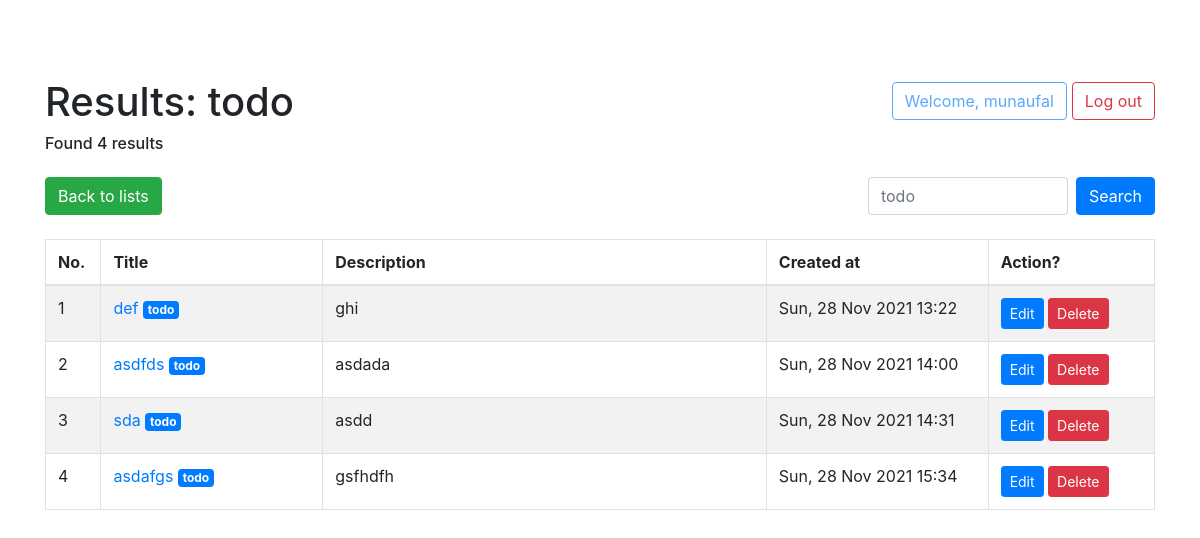
Screenshot of /task/search/?search=todo (signed in) with the database file from the repository.
### task/models.py (models this page shows, shortened)
class Task(models.Model):
    class TaskStatus(models.TextChoices):
        TODO = 'todo', gettext_lazy('Todo')
        IN_PROGRESS = 'in_progress', gettext_lazy('In Progress')
        CLOSED = 'closed', gettext_lazy('Closed')
        CANCELED = 'canceled', gettext_lazy('Canceled')
    title = models.CharField(max_length=100)
    description = models.TextField()
    status = models.CharField(
        max_length=20,
        choices=TaskStatus.choices,
        default=TaskStatus.TODO,
    )
    created_at = models.DateTimeField(auto_now_add=True)
    updated_at = models.DateTimeField(auto_now=True)
    due_date = models.DateTimeField(null=True, blank=True)
    class Meta:
        db_table = 'tasks'

### task/views.py (the view)
# urls.py: path('search/', search, name='search'),
@login_required
def search(request):
    results = []
    if request.method == "GET":
        query = request.GET.get('search')
        if query == '':
            query = 'None'
        results = Task.objects.filter(Q(title__icontains=query) | Q(description__icontains=query) | Q(status__icontains=query))
    return render(request, 'search.html', {'query': query, 'results': results})

### templates/search.html (shortened to what this page needs)
{% extends "base.html" %}
{% block content %}
<body>
    <br/></br/>
    <div class="container">
        {% if query %}
            <div>
                <a href="{% url 'logout' %}" class="float-right btn btn-outline-danger mt-1">Log out</a>
                <button class="float-right btn btn-outline-primary mt-1" style="margin-right: 5px;" disabled>Welcome, {{ user.username }}</button>
            </div>
            <h1>Results: {{ query }}</h1>
            {% with results.count as total_results %}
                <h6 style="text-align: left">Found {{ total_results }} result{{ total_results|pluralize }}</h6>
            {% endwith %}
            <form action="{% url 'task:search' %}" method="get">
                <button class="float-right btn btn-primary mt-3" type="submit">Search</button>
                <input class="float-right form-control mt-3 mr-sm-2" style="width: 200px;" name="search" type="search" placeholder="{{ query }}" aria-label="Test">
            </form>
            <div>
                <a href="{% url 'task:index' %}" class="btn btn-success mt-2">Back to lists</a>
            </div>
            <br>
            <table class="table table-bordered table-striped sortable">
                <thead>
                <tr>
                    <th width="5%">No.</th>
                    <th width="20%">Title</th>
                    <th width="40%">Description</th>
                    <th width="20%">Created at</th>
                    <th width="15%">Action?</th>
                </tr>
                </thead>
                <tbody>
                    {% for task in results %}
                        <tr>
                            <td>{{ forloop.counter }}</td>
                            <td>
                                <a href="{% url 'task:detail' task.id %}">
                                    {{ task.title }}
                                </a>
                                {% if task.status == 'todo' %}
                                    <span class="badge badge-primary">{{ task.status }}</span>
                                {% elif task.status == 'in_progress' %}
                                    <span class="badge badge-success">{{ task.status }}</span>
                                {% elif task.status == 'canceled' %}
                                    <span class="badge badge-danger">{{ task.status }}</span>
                                {% elif task.status == 'closed' %}
                                    <span class="badge badge-secondary">{{ task.status }}</span>
                                {% endif %}
                            </td>
                            {% if task.description|length > 50 %}
                                <td>
                                    <p style="max-width: 100%; max-height: 21px; overflow-y: hidden; text-overflow: ellipsis;">
                                        {{ task.description }}
                                    </p>
                                    <a href="{% url 'task:detail' task.id %}">
                                        Read More...
                                    </a>
                                </td>
                            {% else %}
                                <td>{{ task.description }}</td>
                            {% endif %}
                            <td>{{ task.created_at|date:"D, d M Y H:i" }}</td>
                            <td>
                                <a href="{% url 'task:edit' task.id %}" class="btn btn-primary btn-sm">Edit</a>
                                <a href="{% url 'task:delete' task.id %}" class="btn btn-danger btn-sm">Delete</a>
                            </td>
                        </tr>
                    {% empty %}
                        <h3>No results found.</h3>
                    {% endfor %}
                </tbody>
            </table>
        {% endif %}
    </div>
</body>
{% endblock %}

### templates/search.html (style rules this page uses)
body { margin-top: 30px; }

### rows the page displays
Task: title "def", status "todo", description "ghi", created_at "Sun, 28 Nov 2021 13:22"
Task: title "asdfds", status "todo", description "asdada", created_at "Sun, 28 Nov 2021 14:00"
Task: title "sda", status "todo", description "asdd", created_at "Sun, 28 Nov 2021 14:31"
Task: title "asdafgs", status "todo", description "gsfhdfh", created_at "Sun, 28 Nov 2021 15:34"

### other values shown
{{ user.username }} "munaufal"
{{ query }} "todo"
{{ total_results }} "4"
